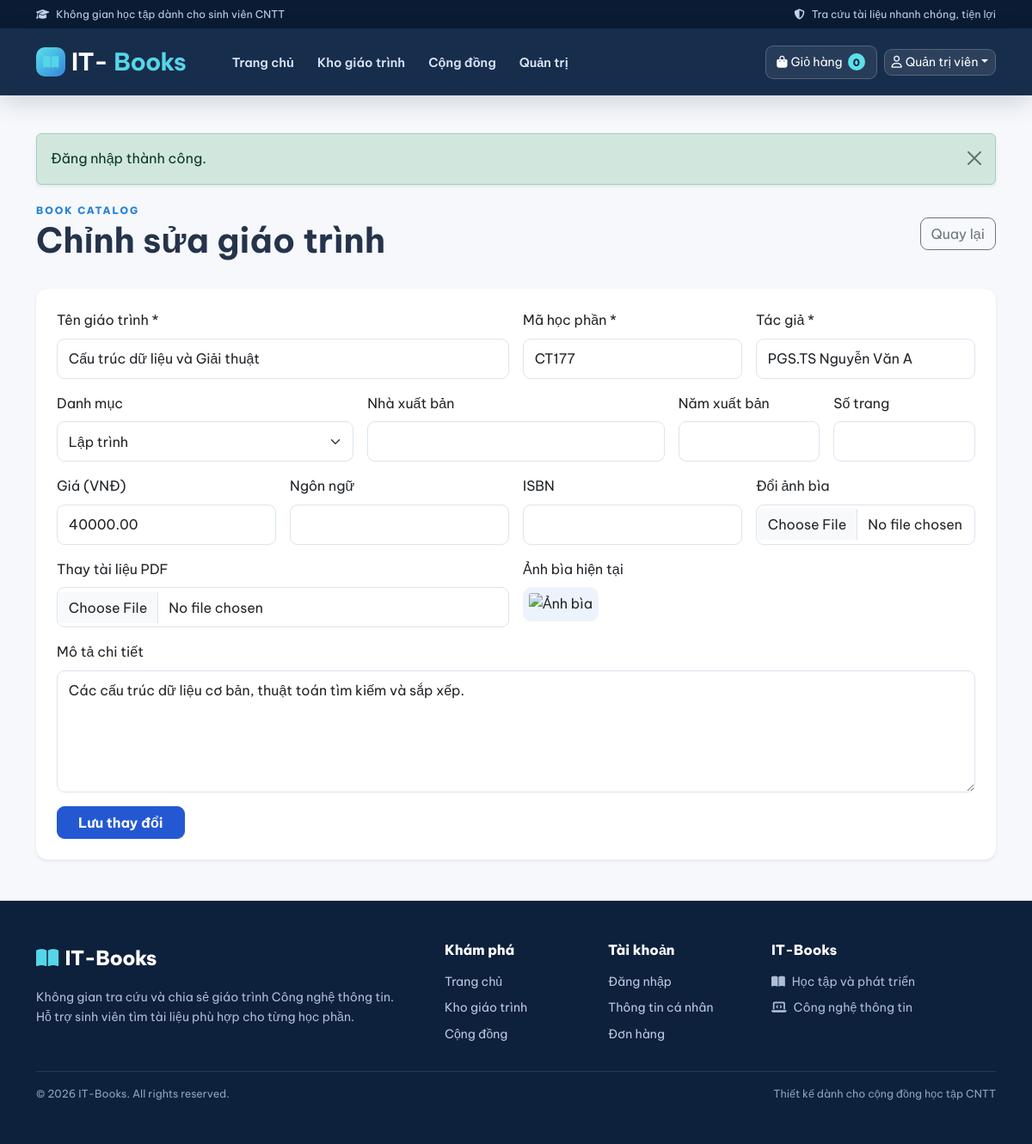
/book_edit.php?id=2 (signed in), run on the app's committed database.
### tables this page shows
CREATE TABLE books(id INT AUTO_INCREMENT PRIMARY KEY,category_id INT NULL,title VARCHAR(255) NOT NULL,code VARCHAR(50) NOT NULL,author VARCHAR(180) NOT NULL,price DECIMAL(12,2) NOT NULL DEFAULT 0,description TEXT NULL,cover_image VARCHAR(255) NULL,publisher VARCHAR(180) NULL,publish_year SMALLINT NULL,pages SMALLINT UNSIGNED NULL,language VARCHAR(60) NULL,isbn VARCHAR(30) NULL,file_path VARCHAR(255) NULL,status ENUM('active','deleted') NOT NULL DEFAULT 'active',created_at TIMESTAMP DEFAULT CURRENT_TIMESTAMP,updated_at TIMESTAMP NULL DEFAULT NULL ON UPDATE CURRENT_TIMESTAMP,FOREIGN KEY(category_id) REFERENCES categories(id) ON DELETE SET NULL,INDEX(title),INDEX(code));

CREATE TABLE categories(id INT AUTO_INCREMENT PRIMARY KEY,name VARCHAR(120) NOT NULL UNIQUE,description TEXT NULL);

### public/book_edit.php (the view, shortened to what this page needs)
<?php
require_once dirname(__DIR__) . '/app/config.php'; require_admin();
$id=(int)($_GET['id']??0);$st=$pdo->prepare('SELECT * FROM books WHERE id=?');$st->execute([$id]);$b=$st->fetch();if(!$b)exit('Không tìm thấy giáo trình.');
$cats=$pdo->query('SELECT * FROM categories ORDER BY name')->fetchAll();header_html('Sửa giáo trình');?>
<div class="d-flex justify-content-between align-items-center mb-4"><div><span class="eyebrow">BOOK CATALOG</span><h1 class="fw-bold">Chỉnh sửa giáo trình</h1></div><a class="btn btn-outline-secondary" href="admin.php?tab=books">Quay lại</a></div>
<form method="post" enctype="multipart/form-data" class="card p-3 p-lg-4 border-0 shadow-sm"><input type="hidden" name="csrf" value="<?=csrf_token()?>"><div class="row g-3">
<div class="col-md-6"><label class="form-label">Tên giáo trình *</label><input class="form-control" name="title" value="<?=e($b['title'])?>" required></div><div class="col-md-3"><label class="form-label">Mã học phần *</label><input class="form-control" name="code" value="<?=e($b['code'])?>" required></div><div class="col-md-3"><label class="form-label">Tác giả *</label><input class="form-control" name="author" value="<?=e($b['author'])?>" required></div>
<div class="col-md-4"><label class="form-label">Danh mục</label><select class="form-select" name="category_id"><option value="">Chưa phân loại</option><?php foreach($cats as $c):?><option value="<?=$c['id']?>" <?=$b['category_id']==$c['id']?'selected':''?>><?=e($c['name'])?></option><?php endforeach;?></select></div><div class="col-md-4"><label class="form-label">Nhà xuất bản</label><input class="form-control" name="publisher" value="<?=e($b['publisher']??'')?>"></div><div class="col-md-2"><label class="form-label">Năm xuất bản</label><input class="form-control" type="number" name="publish_year" min="1900" max="2100" value="<?=e($b['publish_year']??'')?>"></div><div class="col-md-2"><label class="form-label">Số trang</label><input class="form-control" type="number" name="pages" min="1" value="<?=e($b['pages']??'')?>"></div>
<div class="col-md-3"><label class="form-label">Giá (VNĐ)</label><input class="form-control" type="number" min="0" name="price" value="<?=e($b['price'])?>"></div><div class="col-md-3"><label class="form-label">Ngôn ngữ</label><input class="form-control" name="language" value="<?=e($b['language']??'')?>"></div><div class="col-md-3"><label class="form-label">ISBN</label><input class="form-control" name="isbn" value="<?=e($b['isbn']??'')?>"></div><div class="col-md-3"><label class="form-label">Đổi ảnh bìa</label><input class="form-control" type="file" name="cover" accept="image/jpeg,image/png,image/webp"></div>
<div class="col-md-6"><label class="form-label">Thay tài liệu PDF</label><input class="form-control" type="file" name="pdf" accept="application/pdf"><?php if(!empty($b['file_path'])):?><small><a href="<?=e($b['file_path'])?>" target="_blank" rel="noopener">Xem PDF hiện tại</a></small><?php endif;?></div><div class="col-md-6"><label class="form-label">Ảnh bìa hiện tại</label><div><img src="<?=e(book_cover($b['cover_image']??null,(int)$b['id']))?>" class="admin-thumb-large" alt="Ảnh bìa"></div></div><div class="col-12"><label class="form-label">Mô tả chi tiết</label><textarea class="form-control" name="description" rows="5"><?=e($b['description'])?></textarea></div><div class="col-12"><button class="btn btn-primary px-4">Lưu thay đổi</button></div></div></form><?php footer_html();?>

### public/style.css (style rules this page uses)
:root { --navy:#101d3b;--blue:#2458d3;--cyan:#55d6e8;--ink:#1d2940;--muted:#718096 }
* { font-family:'Be Vietnam Pro',sans-serif }
body { background:#f5f7fb;color:var(--ink) }
.eyebrow { font-size:.72rem;letter-spacing:2px;color:#2581d9;font-weight:800 }
.card { border-radius:14px }
.btn { border-radius:9px }
.form-control,.form-select { border-radius:9px;padding:.65rem .8rem }
.admin-thumb-large { width:145px;height:190px;object-fit:contain;background:#edf3fc;border-radius:10px;padding:7px }
:root { --navy:#102747;--blue:#2458d3;--cyan:#55d6e8;--ink:#1d2940;--muted:#718096;--line:#e7edf5 }
body { background:#f6f8fc;color:#25334b;line-height:1.6 }
.btn-primary { background:#2458d3;border-color:#2458d3;font-weight:700 }
.form-control,.form-select { border-color:#dce4ef;background-color:#fff }
.card { border:1px solid #e9eef5 }

### data on the page
books: title "Cấu trúc dữ liệu và Giải thuật", code "CT177", author "PGS.TS Nguyễn Văn A", category_id "Lập trình", price "40000.00", description "Các cấu trúc dữ liệu cơ bản, thuật toán tìm kiếm và sắp xếp."

### other printed values
$count "0"
$u['name'] "Quản trị viên"
$f['message'] "Đăng nhập thành công."
